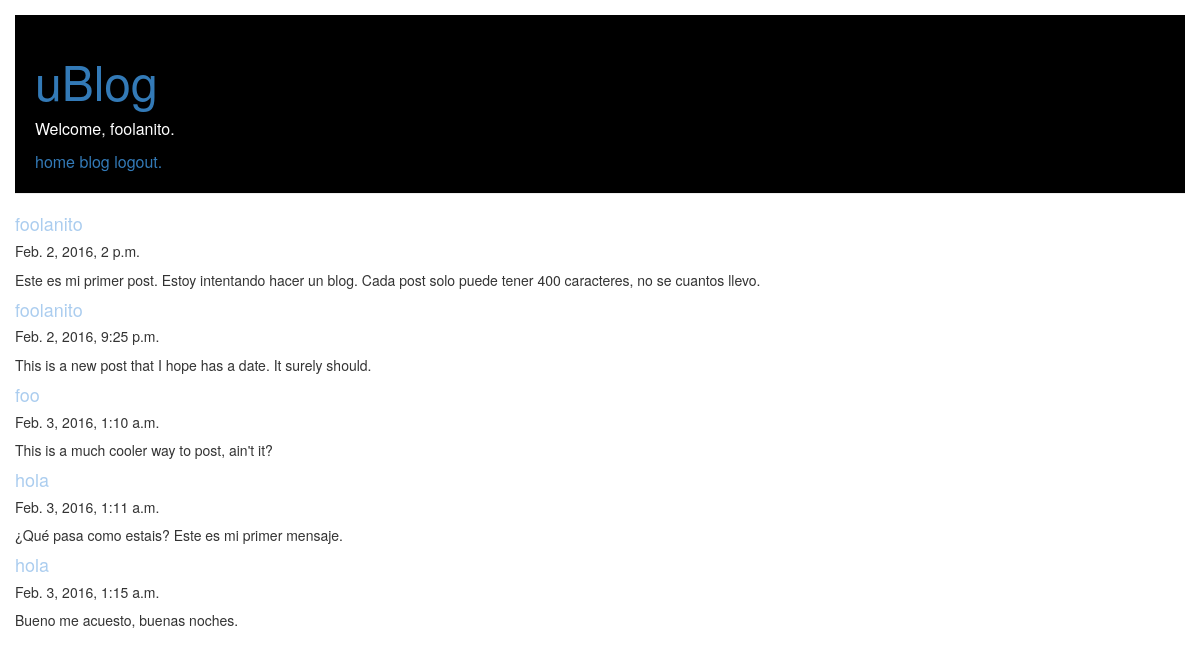
The page /post_list/ (signed in) on the database its author committed.
### uBlog/models.py (models this page shows, shortened)
class Post(models.Model):
    author = models.ForeignKey('auth.User')
    text = models.CharField(max_length=400)
    date = models.DateTimeField(blank=True, null=True)

### uBlog/views.py (the view)
# urls.py: url(r'^post_list/$', views.post_list, name='post_list'),
def post_list(request):
	posts = Post.objects.all()
	return render(request, 'uBlog/post_list.html', {'posts': posts})

### uBlog/templates/uBlog/post_list.html
{% extends 'uBlog/base.html' %}
{% block content %}
	{% if user.is_authenticated %}
		{% for post in posts %}
		<div>
		    <h4>{{ post.author }}</h4>
		    <h5>{{ post.date }}</h4>
		    <p>{{ post.text|linebreaks }}
		</div>
		{% endfor %}
	{% else %}
		<h1>You have to <a href="/login/">log in</a> to see the posts</h1>
	{% endif %}
{% endblock %}

### uBlog/templates/uBlog/base.html (shortened to what this page needs)
{% load staticfiles %}
<html>
    <head>
        <link rel="stylesheet" href="//maxcdn.bootstrapcdn.com/bootstrap/3.2.0/css/bootstrap.min.css">
        <link rel="stylesheet" href="//maxcdn.bootstrapcdn.com/bootstrap/3.2.0/css/bootstrap-theme.min.css">
        <link rel="stylesheet" href="{% static 'css/uBlog.css' %}">
    </head>
    <body>
        <div class="page-header">
            <h1><a href="">uBlog</a></h1>
            <div class="session-options">
                {% if user.is_authenticated %}
                    <p>Welcome, {{ user.get_username }}.</p>
                    <span><a href="/post_list/">home</a></span>
                    <span><a href="/post/">blog</a></span>
                    <span><a href="/logout/">logout.</a></span>
                {% else %}
                    <span><a href="/login/">login</a></span>
                    <span><a href="/register/">sign up</a></span>
                {% endif %}
            </div>
        </div>
        <div class="posts">
            {% block content %}
            {% endblock %}
        </div>
    </body>
</html>

### uBlog/static/css/uBlog.css (style rules this page uses)
body { padding-left: 15px; }
.page-header { background-color: #000000; margin-top: 15; margin-right: 15; padding: 20px 20px 20px 20px; overflow: hidden; }
.page-header h1, .page-header h1 a, .page-header h1 a:visited, .page-header h1 a:active { color: #0010150; font-size: 36pt; text-decoration: none; }
.session-options { color: white; font-size: 12pt; }
.session-options p { color: white; font-size: 12pt; }
.session-options span { color: #0010150; font-size: 12pt; }
h1, h2, h3, h4 { color: #ABCDEF; }

### rows shown on the page
Post: author "foolanito", date "Feb. 2, 2016, 2 p.m.", text "Este es mi primer post. Estoy intentando hacer un blog. Cada post solo puede tener 400 caracteres, no se cuantos llevo."
Post: author "foolanito", date "Feb. 2, 2016, 9:25 p.m.", text "This is a new post that I hope has a date. It surely should."
Post: author "foo", date "Feb. 3, 2016, 1:10 a.m.", text "This is a much cooler way to post, ain't it?"
Post: author "hola", date "Feb. 3, 2016, 1:11 a.m.", text "¿Qué pasa como estais? Este es mi primer mensaje."
Post: author "hola", date "Feb. 3, 2016, 1:15 a.m.", text "Bueno me acuesto, buenas noches."

### other values the page prints
{{ user.get_username }} "foolanito"
